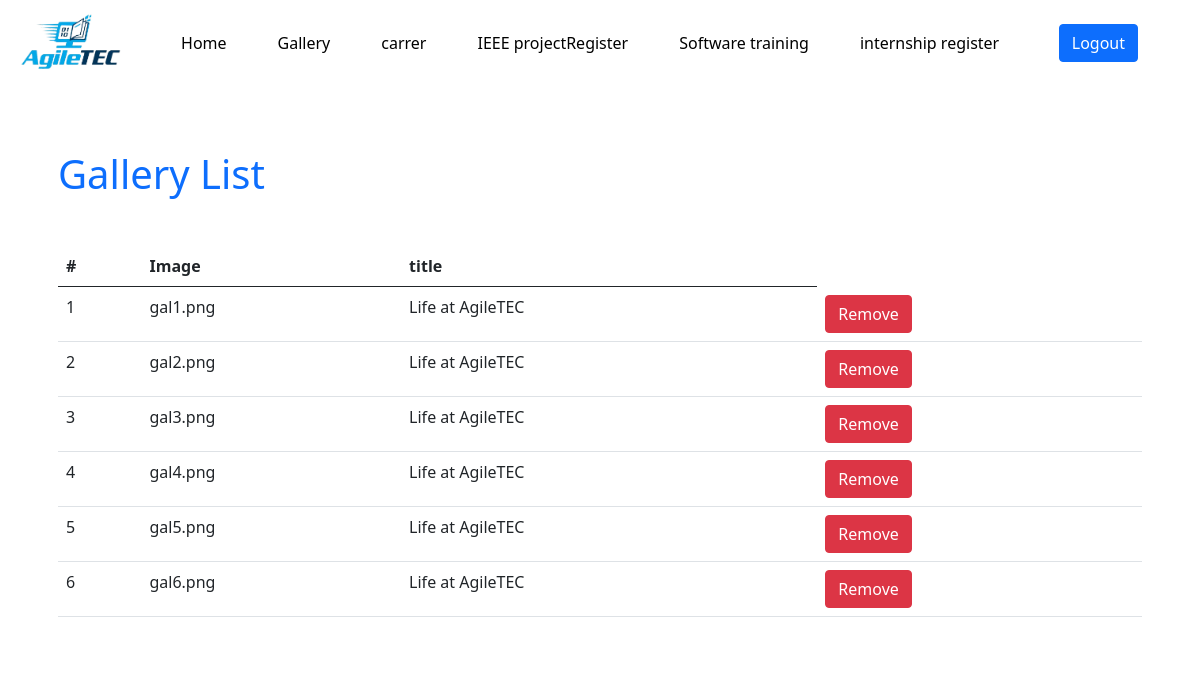
The app's page /admin/gallerydb.php with its own data.
### tables this page shows
CREATE TABLE `gallery` (
  `id` int(11) NOT NULL AUTO_INCREMENT,
  `image` varchar(20) NOT NULL,
  `title` varchar(20) DEFAULT NULL,
  PRIMARY KEY (`id`)
);

### admin/gallerydb.php (the view, shortened to what this page needs)
<?php
    include "../connection.php";
?>
<!DOCTYPE html>
<html>
    <head>
        <link href="https://cdn.jsdelivr.net/npm/bootstrap@5.0.2/dist/css/bootstrap.min.css" rel="stylesheet">
     <link rel="stylesheet" href="https://cdnjs.cloudflare.com/ajax/libs/font-awesome/4.7.0/css/font-awesome.min.css">
    </head>
        <body>
        <nav class="navbar navbar-expand-lg navbar-whie">
            <div class="container-fluid">
                <a class="navbar-brand" href="../admin/panel.php">
                    <img src="../img/logo.png" alt="logo" height="60" />
                </a>
                <div class="collapse navbar-collapse" id="navbarSupportedContent">
                    <ul class="navbar-nav me-auto mb-2 mb-lg-0">
                        <li class="nav-item">
                            <a class="nav-link active" href="../admin/panel.php">Home</a>
                        </li>
                        <li class="nav-item">
                            <a class="nav-link " href="../admin/gallerydb.php">Gallery</a>
                        </li>
                         <li class="nav-item">
                             <a class="nav-link " href="../admin/careerRegdb.php">carrer</a>
                        </li>
                        <li class="nav-item">
                            <a class="nav-link " href="../admin/ieeeProjectRegdb.php">IEEE projectRegister</a>
                        </li>
                         <li class="nav-item">
                            <a class="nav-link" href="../admin/SoftwareTrainingRegdb.php">Software training</a>
                        </li>
                        <li class="nav-item">
                            <a class="nav-link " href="../admin/internshipRegdb.php">internship register</a>
                        </li>
                    </ul>
                  <a href="../index.php" class="btn btn-primary" style="margin:0 50px;">Logout</a>
                </div>
            </div>
        </nav>
        <div class="container" style="background-color: #fff;">
            <div class="p-3 my-5">
                <div class="mb-5">
                    <h1 class="text-primary">Gallery List</h1>
                </div>
                <table class="table">
                    <thead>
                        <tr>
                            <th>#</th>
                            <th>Image</th>
                            <th>title</th>
                        </tr>
                    </thead>
                    <tbody>
                        <?php
                            $query = "SELECT * FROM `gallery`";
                            $result = mysqli_query($con, $query);
                            $count = 1;
                            while($row = mysqli_fetch_array($result)){
                        ?>
                        <tr>
                            <td><?php echo $count; ?></td>
                            <td><?php echo $row['image']; ?></td>
                            <td><?php echo $row['title']; ?></td>
                            <td>
                                <form action="gallerydb.php?id=<?php echo $row['id']; ?>" method="POST">
                                <button type="submit" name="delete" class="btn btn-danger">Remove</button>
                                </form>
                            </td>
                        </tr>
                            <?php $count++; } ?>
                    </tbody>
                </table>
            </div>
        </div>
    </body>
</html>

### admin/gallerydb.php (style rules this page uses)
* { padding:0; margin:0; box-sizing:border-box; }
.nav-link { color:black; }
.nav-item { color:black; font-weight:500; padding-left:35px; }

### records on screen
gallery: image "gal1.png", title "Life at AgileTEC"
gallery: image "gal2.png", title "Life at AgileTEC"
gallery: image "gal3.png", title "Life at AgileTEC"
gallery: image "gal4.png", title "Life at AgileTEC"
gallery: image "gal5.png", title "Life at AgileTEC"
gallery: image "gal6.png", title "Life at AgileTEC"
